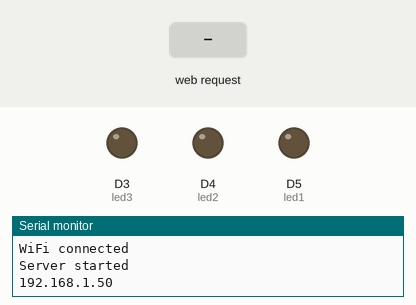
This sketch was run on a simulated Arduino MKR. Parts: output pins drawn as LEDs (lit = HIGH), the last lines printed to the serial monitor. Inputs (shaded band) come from the test bench. WiFi joins after 1.5 s; servers stay silent unless stated.

Above: at 12.7 s.
12.8 s: HTTP request GET /gpio1/1 received
At 13.4 s:
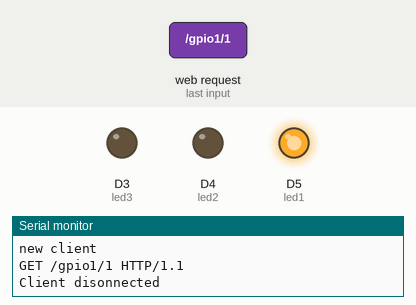
14.3 s: HTTP request GET /gpio2/1 received
At 14.6 s:
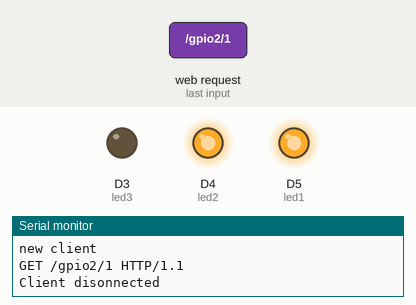
15.8 s: HTTP request GET /gpio1/0 received
At 16.9 s:
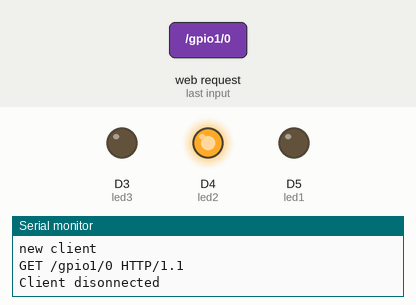
17.3 s: HTTP request GET /gpio3/1 received
At 18.0 s:
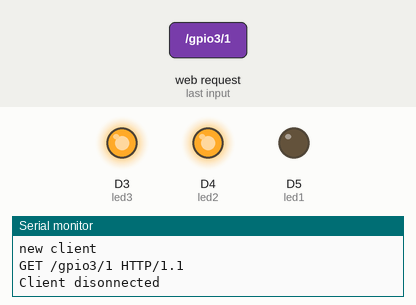
18.8 s: HTTP request GET /gpio2/0 received
At 19.1 s:
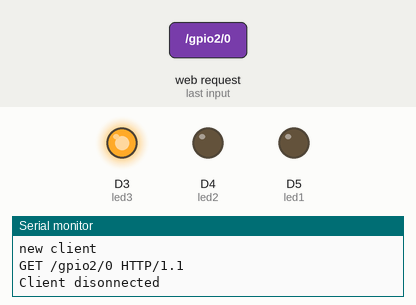
20.3 s: HTTP request GET /gpio3/0 received
At 21.5 s:
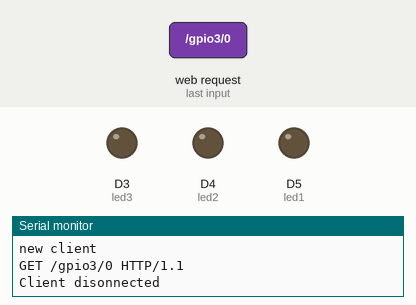
Timing chart, 0 to 22.8 s (numbered marks = the images above; inputs shaded):
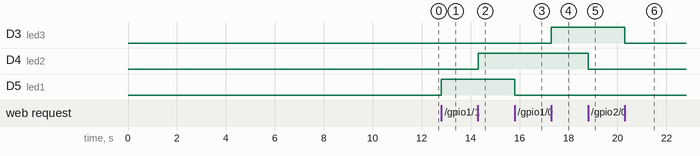

The sketch:

IoTDemo.ino
```cpp
#include <WiFi101.h>

int led1 = 5;
int led2 = 4;
int led3 = 3;

const char* ssid = "b003f6";
const char* password = "271060099";
int status = WL_IDLE_STATUS;

WiFiServer server(80);

void setup() {
  Serial.begin(9600);
  delay(10);

  // prepare GPIO5
  pinMode(led1, OUTPUT);
  pinMode(led2, OUTPUT);
  pinMode(led3, OUTPUT);
  digitalWrite(led1, 0);
  digitalWrite(led2, 0);
  digitalWrite(led3, 0);

  // Connect to WiFi network
 while (status != WL_CONNECTED) {
    Serial.print("Attempting to connect to SSID: ");
    Serial.println(ssid);
    status = WiFi.begin(ssid, password);

    // wait 10 seconds for connection:
    delay(10000);
  }
  Serial.println("");
  Serial.println("WiFi connected");

  // Start the server
  server.begin();
  Serial.println("Server started");

  // Print the IP address
  char ips[24];
  IPAddress ip = WiFi.localIP();
  sprintf(ips, "%d.%d.%d.%d", ip[0], ip[1], ip[2], ip[3]);
  Serial.println(ips);
}

void loop() {
  // Check if a client has connected
  WiFiClient client = server.available();
  if (!client) {
    return;
  }

  // Wait until the client sends some data
  Serial.println("new client");
  while(!client.available()){
    delay(1);
  }

  // Read the first line of the request
  String req = client.readStringUntil('\r');
  Serial.println(req);
  client.flush();

  // Match the request
  int val1 = 0;
  int val2 = 0;
  int val3 = 0;
  int ledreq = 0;
  if (req.indexOf("/gpio1/0") != -1) {
    val1 = 0;
    ledreq = 1;
  }
  else if (req.indexOf("/gpio1/1") != -1) {
    val1 = 1;
    ledreq = 1;
  }
  else if (req.indexOf("/gpio2/0") != -1) {
    val2 = 0;
    ledreq = 2;
  }
  else if (req.indexOf("/gpio2/1") != -1) {
    val2 = 1;
    ledreq = 2;
  }
  else if (req.indexOf("/gpio3/0") != -1) {
    val3 = 0;
    ledreq = 3;
  }
  else if (req.indexOf("/gpio3/1") != -1) {
    val3 = 1;
    ledreq = 3;
  }
  else {
    Serial.println("invalid request");
    client.stop();
    return;
  }

  // Set GPIO2 according to the request
  if(ledreq==1)
    digitalWrite(led1, val1);
  if(ledreq==2)
    digitalWrite(led2, val2);
  if(ledreq==3)
    digitalWrite(led3, val3);

  client.flush();

  // Prepare the response
  String s = "HTTP/1.1 200 OK\r\nContent-Type: text/html\r\n\r\n<!DOCTYPE HTML>\r\n<html>\r\n";
  if(ledreq==1) {
    s += "LED1 is ";
    s += (val1)? "ON": "OFF";
  }else if(ledreq==2) {
    s += "LED2 is ";
    s += (val2)? "ON": "OFF";
  }else if(ledreq==3) {
    s += "LED3 is ";
    s += (val3)? "ON": "OFF";
  }
  s += "</html>\n";

  // Send the response to the client
  client.print(s);
  delay(1);
  client.stop();
  Serial.println("Client disonnected");

}
```

Measured:
- after the input at 12.8 s, D5 (led1): LOW → HIGH at once
- after the input at 14.3 s, D4 (led2): LOW → HIGH at once
- after the input at 15.8 s, D5 (led1): HIGH → LOW at once
- after the input at 17.3 s, D3 (led3): LOW → HIGH at once
- after the input at 18.8 s, D4 (led2): HIGH → LOW at once
- after the input at 20.3 s, D3 (led3): HIGH → LOW at once
